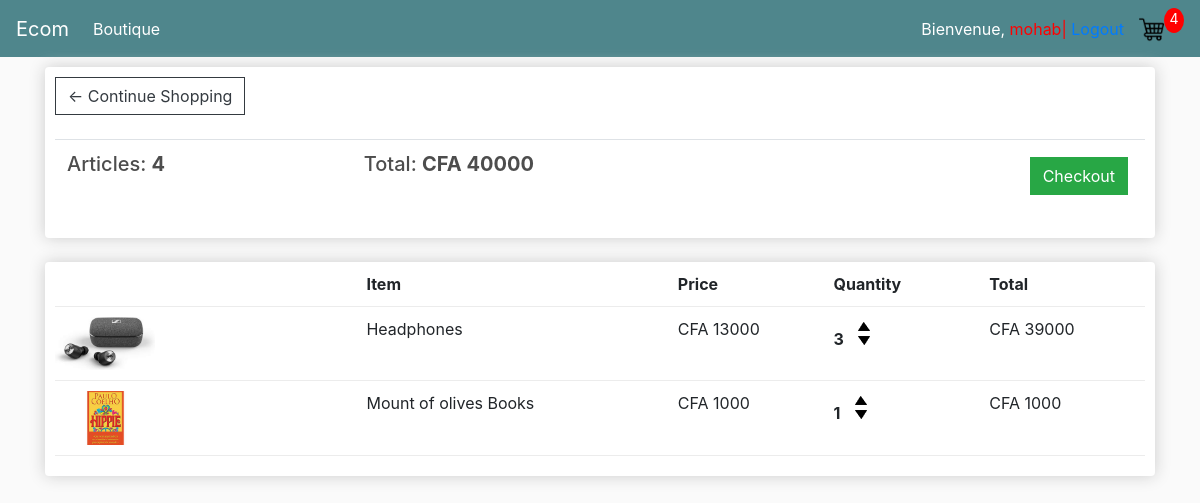
The page /cart/ (signed in) on the database as committed earlier.
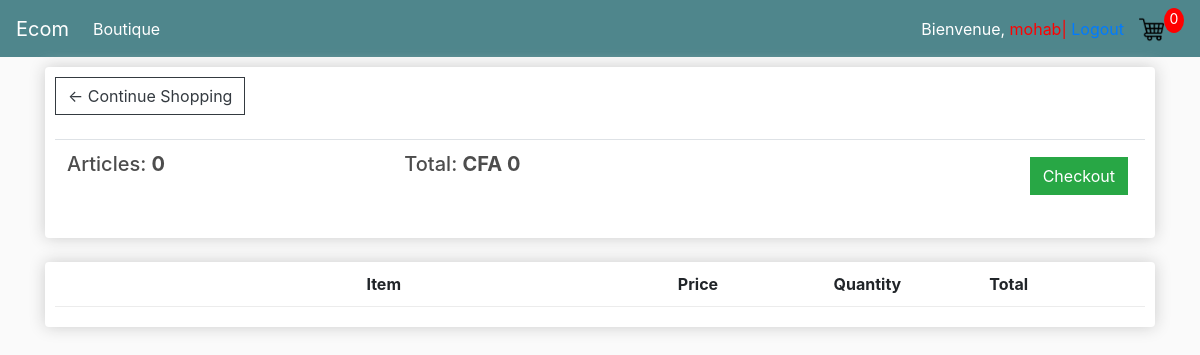
The same page on the database as committed later.
### store/models.py (models this page shows, shortened)
class Order(models.Model):
    customer = models.ForeignKey(Customer, on_delete=models.SET_NULL,null=True,blank=True)
    date_ordered = models.DateTimeField(auto_now_add=True)
    complete = models.BooleanField(default=False)
    transaction_id = models.CharField(max_length=100, null= True)
    def get_cart_total(self):
        orderitems = self.orderitem_set.all()
        total = sum([item.get_total() for item in orderitems])
        return total
    def get_cart_items(self):
        orderitems = self.orderitem_set.all()
        total = sum([item.quantity for item in orderitems])
        return total

class OrderItem(models.Model):
    product = models.ForeignKey(Product, on_delete=models.SET_NULL, null=True, blank=True)
    order = models.ForeignKey(Order, on_delete=models.SET_NULL, null=True, blank=True)
    quantity = models.IntegerField(default=0,null=True,blank=True)
    date_added = models.DateTimeField(auto_now_add=True)
    def get_total(self):
        total = (self.product.price) * (self.quantity)
        return total

class Product(models.Model):
    name = models.CharField(max_length=200, null=True)
    price = models.DecimalField(max_digits=7,decimal_places=2)
    digital = models.BooleanField(default=False, null= True,blank=False)
    image = models.ImageField(null=True,blank=True)

### store/views.py (the view)
# urls.py: path('cart/',views.cart, name='cart'),
def cart(request):
    data = cartData(request)
    cartItems = data['cartItems']
    order = data['order']
    items = data['items']
    context = {
        'items': items,
        'order': order,
        'cartItems': cartItems
    }
    return render(request,'store/cart.html',context)

### store/utils.py (called while the page is built)
def cartData(request):
    if request.user.is_authenticated:
        customer = request.user.customer
        order, created = Order.objects.get_or_create(customer=customer, complete=False)
        items = order.orderitem_set.all()
        cartItems = order.get_cart_items()
    else:
        cookieData = cookieCart(request)
        cartItems = cookieData['cartItems']
        order = cookieData['order']
        items = cookieData['items']
    return {'cartItems':cartItems,'order':order,'items':items}

### store/templates/store/cart.html
{% extends 'store/main.html' %}
{% load static %}
{% block content %}
<div class="row">
    <div class="col-lg-12">
        <div class="box-element">
            <a class="btn btn-outline-dark" href="{% url 'store' %}">&#x2190; Continue Shopping</a>
            <br><br>
            <table class="table">
                <tr>
                    <th><h5>Articles: <strong>{{ order.get_cart_items }}</strong></h5></th>
                    <th><h5>Total: <strong>CFA {{ order.get_cart_total| floatformat:0 }}</strong></h5></th>
                    <th>
                        <a href="{% url 'checkout' %}" style="float:right; margin:5px
;" class="btn btn-success">Checkout</a>
                    </th>
                </tr>
            </table>
        </div>
        <br>
        <div class="box-element">
            <div class="cart-row">
                <div style="flex:2"></div>
                <div style="flex:2"><strong>Item</strong></div>
                <div style="flex:1"><strong>Price</strong></div>
                <div style="flex:1"><strong>Quantity</strong></div>
                <div style="flex:1"><strong>Total</strong></div>
            </div>
            {% for item in items %}
            <div class="cart-row">
                <div style="flex:2"><img class="row-image" src="{{ item.product.image.url }}"></div>
                <div style="flex:2">{{ item.product.name }}</div>
                <div style="flex:1">CFA {{ item.product.price|floatformat:0 }}</div>
                <div style="flex:1">
                    <p class="quantity">{{ item.quantity }}</p>
                    <div class="quantity">
                        <img data-product="{{item.product.id}}" data-action="add"  src="{% static 'images/arrow-up.png' %}" class="chg-quantity update-cart">
                        <img data-product="{{item.product.id}}" data-action="remove"  src="{% static 'images/arrow-down.png' %}" class="chg-quantity update-cart">
                    </div>
                </div>
                <div style="flex:1">CFA {{ item.get_total|floatformat:0 }} </div>
            </div>
             {% endfor %}
        </div>
    </div>
</div>
{% endblock content %}

### store/templates/store/main.html (shortened to what this page needs)
<!DOCTYPE html>
{% load static %}
<html lang="en">
<head>
    <link rel="stylesheet" href="https://stackpath.bootstrapcdn.com/bootstrap/4.4.1/css/bootstrap.min.css">
    <link rel="stylesheet" type="text/css" href="{% static 'css/main.css'  %}">
</head>
<body>
    <nav class="navbar navbar-expand-lg navbar-dark bg-dark">
          <a class="navbar-brand" href="{% url 'store' %}">Ecom</a>
          <div class="collapse navbar-collapse" id="navbarSupportedContent">
            <ul class="navbar-nav mr-auto">
              <li class="nav-item active">
                <a class="nav-link" href="{% url 'store' %}">Boutique <span class="sr-only">(current)</span></a>
              </li>
            </ul>
              {% if request.user.is_authenticated %}
              <div class="form-inline my-2 my-lg-0">
                <span style="color:white;">Bienvenue, <span style="color:red">{{request.user}}|</span> </span>&nbsp;
                <span><a href="{% url 'logout' %}"> Logout</a></span>
                  <a href="{% url 'cart' %}">
	    		<img  id="cart-iconn" src="{% static 'images/cart.png' %}">
	    	</a>
	    	<p id="cart-totall">{{cartItems}}</p>
	        </div>
              {% endif %}
      </div>
</nav>
        <div class="container">
            {% block content %}
            {% endblock content %}
        </div>
</body>
</html>

### static/css/main.css (style rules this page uses)
body { background-color: hsl(0, 0%, 98%); }
h1,h2,h3,h4,h5,h6 { color:hsl(0, 0%, 30%); }
.box-element { box-shadow:hsl(0, 0%, 80%) 0 0 16px; background-color: #fff; border-radius: 4px; padding: 10px; }
.bg-dark { background-color: #4f868c!important; }
#cart-iconn { width:25px; display: inline-block; margin-left: 15px; }
#cart-totall { display: block; text-align: center; color:#fff; background-color: red; width: 20px; height: 25px; border-radius: 50%; font-size: 14px; }
.col-lg-4, .col-lg-6, .col-lg-8, .col-lg-12 { margin-top: 10px; }
.btn { border-radius: 0; }
.cart-row { display: flex; align-items: flex-stretch; padding-bottom: 10px; margin-bottom: 10px; border-bottom: 1px solid #ececec; }

Rows that differ between the two databases and show on the page:
no longer on this page (row edited): Order: get_cart_items "4", get_cart_total "40000"
no longer on this page (row unchanged): OrderItem: product.image (picture), product.name "Headphones", product.price "13000", quantity "3", get_total "39000"
no longer on this page (row unchanged): OrderItem: product.image (picture), product.name "Mount of olives Books", product.price "1000", quantity "1", get_total "1000"
added Order: get_cart_items "0", get_cart_total "0"
Other text that changed with them:
{{ cartItems }}: "4" → "0"
